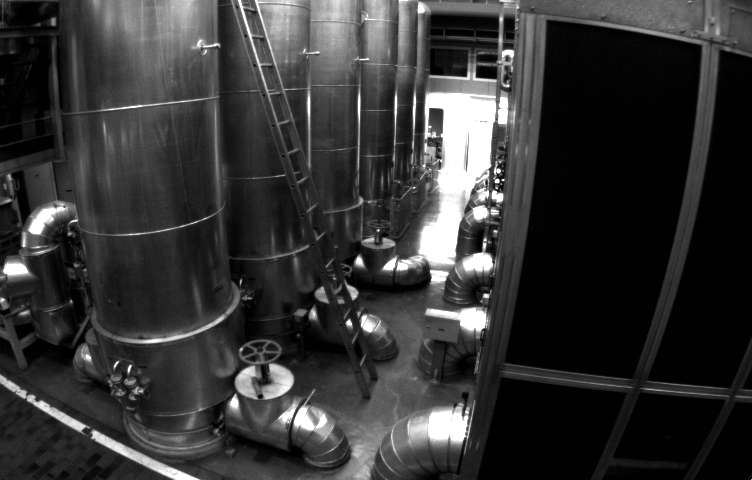
//> input picture ch5/imageBasic/distorted.png, 752 x 480 px
$ ./imageBasic distorted.png   (built with g++ and OpenCV 4)
//> lines starting //> are read from the running program, lines starting //| are printed output that depends on the picture; after the words box and inside, x2 and y2 are one past the last pixel; in counts of white or black regions, pixels touching at a corner belong together
//
// Created by zxj on 2023/5/25.
//

#include <iostream>
#include <chrono>

//#include <opencv2/core/core.hpp>
#include <opencv2/highgui/highgui.hpp>

int main(int argc,char **argv){
    //读取argv[1]指定的图像

    cv::Mat image;
    image=cv::imread(argv[1]);  //cv::imread函数读取指定路径下的图像
//> image is the input picture: 480 rows x 752 cols, CV_8UC3; min 1, max 255, mean 52.6

    //判断图像文件是否正确读取
    if(image.data== nullptr){   //数据不存在，可能是文件不存在
        std::cerr << "文件" << argv[1] << "不存在." << std::endl;
    }

    //文件顺利读取，首先输出一些基本信息
    std::cout << "图像宽为" << image.cols << ",高为" << image.rows
            << ",通道数为" << image.channels() << std::endl;
//| 图像宽为752,高为480,通道数为3

    cv::imshow("image",image);  //用cv::imshow显示图像
    cv::waitKey(0); //暂停程序，等待一个按键输入

    //判断image的类型
    if(image.type()!=CV_8UC1 && image.type()!=CV_8UC3){
        //图像类型不符合要求
        std::cout << "请输入一张彩色图或灰度图 " << std::endl;
        return 0;
    }

    //遍历图像，请注意以下遍历方式也可使用与随机像素访问
    //使用std::chrono给算法计时
    std::chrono::steady_clock::time_point  t1=std::chrono::steady_clock::now();
    for (std::size_t y=0;y< image.rows;y++){
        //使用cv::Mat::ptr获得图像的行指针
        unsigned char *row_ptr=image.ptr<unsigned char>(y); //row_ptr是第y行的头指针
        for(std::size_t x=0;x<image.cols;x++){
            //访问位于x,y处的像素
            unsigned char* data_ptr=&row_ptr[x*image.channels()];    //data_ptr指向待访问的像素数据
            //输出该像素的每个通道，如果是灰度图就只有一个通道
            for(int c=0;c!=image.channels();c++){
                unsigned char data=data_ptr[c]; //data为I(x,y)第c个通道的值
            }
        }
    }
    std::chrono::steady_clock::time_point t2=std::chrono::steady_clock::now();
    std::chrono::duration<double> time_used=std::chrono::
            duration_cast<std::chrono::duration<double>>(t2-t1);
    std::cout << "遍历图像用时： " << time_used.count() << "秒。" << std::endl;

    //关于cv::Mat的拷贝
    //直接赋值并不会拷贝数据
    cv::Mat image_another=image;
    //修改image_another会导致image发生变化
    image_another(cv::Rect(0,0,100,100)).setTo(0);  //将左上角100*100的块置0
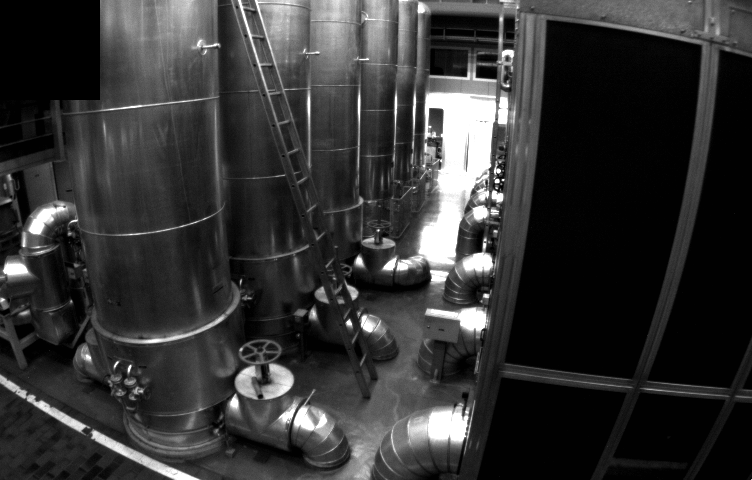
//> image_another: 480 rows x 752 cols, CV_8UC3; 2.77% of pixels changed, all inside (x1, y1, x2, y2) = (0, 0, 100, 100)
    cv::imshow("image",image);
    cv::waitKey(0);

    //使用clone拷贝
    cv::Mat image_clone=image.clone();
    image_clone(cv::Rect(0,0,100,100)).setTo(255);
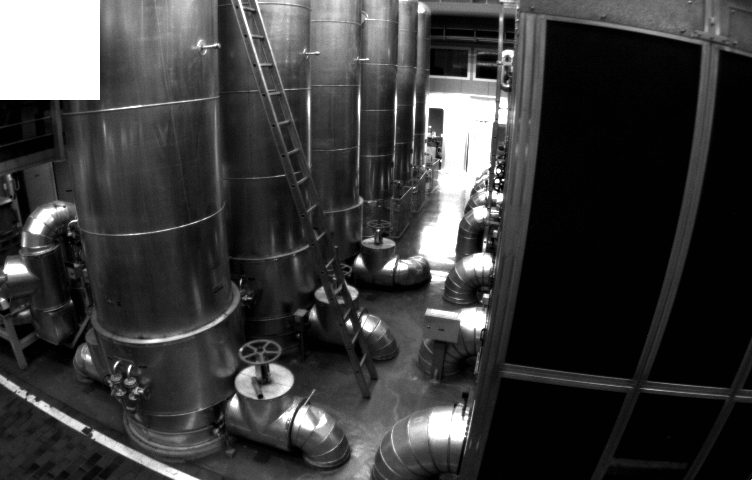
//> image_clone: 480 rows x 752 cols, CV_8UC3; 2.77% of pixels changed, all inside (x1, y1, x2, y2) = (0, 0, 100, 100)
    cv::imshow("image",image);
    cv::imshow("image_clone",image_clone);
    cv::waitKey(0);

    cv::destroyAllWindows();
    return 0;
}
